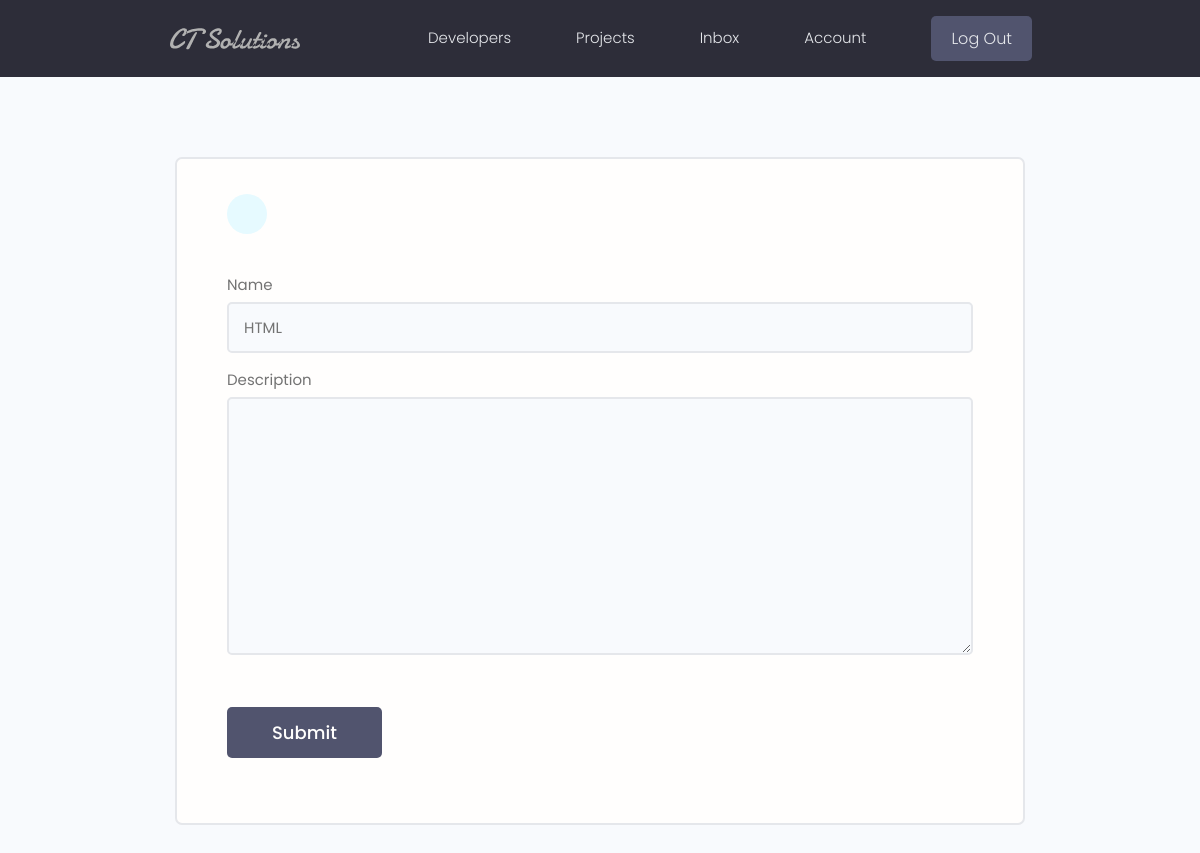
The app's page /update-skill/cd852900-3cd6-4e53-8e78-33bebb8fd97b (signed in), older data.
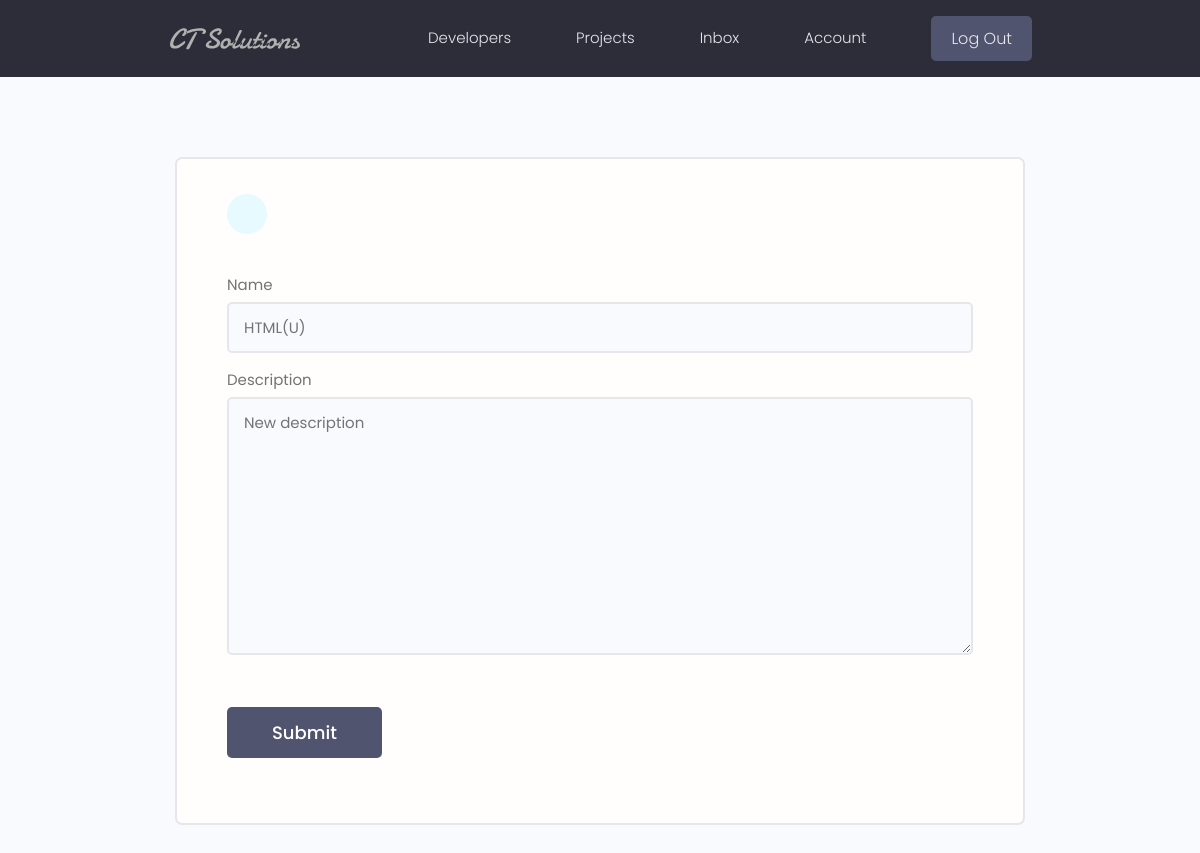
The same page, newer data.
### users/models.py (models this page shows, shortened)
class Skill(models.Model):
    owner = models.ForeignKey(Profile, on_delete=models.CASCADE, null=True, blank=True)
    name = models.CharField(max_length=200, null=True, blank=True)
    description = models.TextField(null=True, blank=True)
    created = models.DateTimeField(auto_now_add=True)
    id = models.UUIDField(default = uuid.uuid4, unique = True, primary_key=True, editable=False)

### users/views.py (the view)
# urls.py: path('update-skill/<str:pk>', views.updateSkill, name='update-skill'),
@login_required(login_url='login')
def updateSkill(request, pk):
    profile = request.user.profile
    skill = profile.skill_set.get(id=pk)
    form = SkillForm(instance=skill)
    if request.method=='POST':
        form = SkillForm(request.POST, instance=skill)
        if form.is_valid():
            form.save()
            messages.success(request, 'Skill was updated successfully!')
            return redirect('account')
    context ={'form':form}
    return render(request, 'users/skill_form.html', context)

### users/forms.py
class SkillForm(ModelForm):
    class Meta:
        model = Skill
        fields = '__all__'
        exclude = ['owner']
    def __init__(self, *args, **kwargs):
        super(SkillForm, self).__init__(*args, **kwargs)
        for name, field in self.fields.items():
            field.widget.attrs.update({'class': 'input'})

### users/templates/users/skill_form.html (shortened to what this page needs)
{% extends 'main.html' %}
{% block content %}
    <main class="formPage my-xl">
        <div class="content-box">
            <div class="formWrapper">
                <a class="backButton" href="{% url 'account' %}"></a>
                <br>
                <form class="form" method="POST" action="" enctype="multipart/form-data">
                    {% for field in form %}
                        <div class="form__field">
                            <label for="formInput#text">{{field.label}}</label>
                            {{field}}
                        </div>
                    {% endfor %}
                    <input class="btn btn--sub btn--lg  my-md" type="submit" value="Submit" />
                </form>
            </div>
        </div>
    </main>
{% endblock content %}

Row changes from the older to the newer data that the page shows:
changed Skill: name "HTML" → "HTML(U)"; description (not shown) → "New description"
